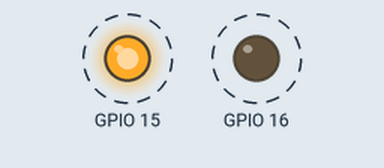
A program run on a simulated ESP32-S3. On the bench: output pins drawn as LEDs (lit = HIGH). Dashed ring = blinking.

Above: at 0.5 s.
Timing chart, 0 to 4.6 s (numbered marks = the images above):
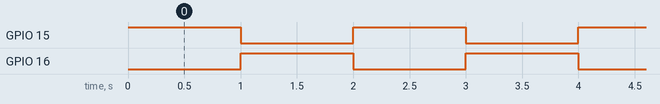

The program:

main.cpp
```cpp
#include <Arduino.h>

void setup() {
  pinMode(15, OUTPUT);
  pinMode(16, OUTPUT);
}

void loop() {
  digitalWrite(15, HIGH);
  delay(1000);
  digitalWrite(15, LOW);
  digitalWrite(16, HIGH);
  delay(1000);
  digitalWrite(16, LOW);
}
```

Measured:
- by itself, GPIO 15, GPIO 16: alternates HIGH for 1.0 s and LOW for 1.0 s
- by itself, everything shown: repeats every 2.0 s, in 3 steps
